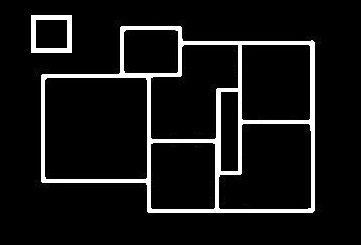
%> input picture 2.jpg, 361 x 245 px
$ octave prog_CornerWallDetectionBetter.m   (GNU Octave 9; MATLAB toolbox functions it lacks are replaced by stand-ins)
%> lines starting %> are read from the running program, lines starting %| are printed output that depends on the picture; in (x1, y1, x2, y2) boxes, pixels count from 0 and x2, y2 are one past the last pixel; in counts of white or black regions, pixels touching at a corner belong together; the program's own positions count from 1
### geometry/myCorner.m
function [cout,marked_img]=myCorner(varargin)


%   CORNER Find corners in intensity image.
%
%       CORNER works by the following step:
%       1.	Apply the Canny edge detector to the gray level image and obtain a
%       binary edge-map.
%       2.	Extract the edge contours from the edge-map, fill the gaps in the
%       contours.
%       3.	Compute curvature at a low scale for each contour to retain all
%       true corners.
%       4.	All of the curvature local maxima are considered as corner
%       candidates, then rounded corners and false corners due to boundary
%       noise and details were eliminated.
%       5.  End points of line mode curve were added as corner, if they are not
%       close to the above detected corners.
%
%       Syntax :
%       [cout,marked_img]=corner(I,C,T_angle,sig,H,L,Endpiont,Gap_size)
%
%       Input :
%       I -  the input image, it could be gray, color or binary image. If I is
%           empty([]), input image can be get from a open file dialog box.
%       C -  denotes the minimum ratio of major axis to minor axis of an ellipse,
%           whose vertex could be detected as a corner by proposed detector.
%           The default value is 1.5.
%       T_angle -  denotes the maximum obtuse angle that a corner can have when
%           it is detected as a true corner, default value is 162.
%       Sig -  denotes the standard deviation of the Gaussian filter when
%           computeing curvature. The default sig is 3.
%       H,L -  high and low threshold of Canny edge detector. The default value
%           is 0.35 and 0.
%       Endpoint -  a flag to control whether add the end points of a curve
%           as corner, 1 means Yes and 0 means No. The default value is 1.
%       Gap_size -  a paremeter use to fill the gaps in the contours, the gap
%           not more than gap_size were filled in this stage. The default
%           Gap_size is 1 pixels.
%
%       Output :
%       cout -  a position pair list of detected corners in the input image.
%       marked_image -  image with detected corner marked.
%
%       Examples
%       -------
%       I = imread('alumgrns.tif');
%       cout = corner(I,[],[],[],0.2);
%
%       [cout, marked_image] = corner;
%
%       cout = corner([],1.6,155);
%
%
%   Composed by He Xiaochen
%   HKU EEE Dept. ITSR, Apr. 2005
%
%   Algorithm is derived from :
%       X.C. He and N.H.C. Yung, Curvature Scale Space Corner Detector with
%       Adaptive Threshold and Dynamic Region of Support, Proceedings of the
%       17th International Conference on Pattern Recognition, 2:791-794, August 2004.
%   Improved algorithm is included in :
%   	X.C. He and N.H.C. Yung, Corner detector based on global and local curvature properties?
%       Optical Engineering, 47(5), pp: 057008, 2008.
%

[I,C,T_angle,sig,H,L,Endpoint,Gap_size] = parse_inputs(varargin{:});

if size(I,3)==3
    I=rgb2gray(I); % Transform RGB image to a Gray one.
end

BW=edge(I,'canny',[L,H]);  % Detect edges

[curve,curve_start,curve_end,curve_mode,curve_num]=extract_curve(BW,Gap_size);  % Extract curves

cout=get_corner(curve,curve_start,curve_end,curve_mode,curve_num,BW,sig,Endpoint,C,T_angle); % Detect corners

img=I;
for i=1:size(cout,1)
    img=mark(img,cout(i,1),cout(i,2),2);
end
marked_img=img;
% imwrite(marked_img,'corner.jpg');


function [curve,curve_start,curve_end,curve_mode,cur_num]=extract_curve(BW,Gap_size)

%   Function to extract curves from binary edge map, if the endpoint of a
%   contour is nearly connected to another endpoint, fill the gap and continue
%   the extraction. The default gap size is 1 pixles.

[L,W]=size(BW);
BW1=zeros(L+2*Gap_size,W+2*Gap_size);
BW_edge=zeros(L,W);
BW1(Gap_size+1:Gap_size+L,Gap_size+1:Gap_size+W)=BW;
[r,c]=find(BW1==1);
cur_num=0;

while size(r,1)>0
    point=[r(1),c(1)];
    cur=point;
    BW1(point(1),point(2))=0;
    [I,J]=find(BW1(point(1)-Gap_size:point(1)+Gap_size,point(2)-Gap_size:point(2)+Gap_size)==1);
    while size(I,1)>0
        dist=(I-Gap_size-1).^2+(J-Gap_size-1).^2;
        [min_dist,index]=min(dist);
        point=point+[I(index),J(index)]-Gap_size-1;
        cur=[cur;point];
        BW1(point(1),point(2))=0;
        [I,J]=find(BW1(point(1)-Gap_size:point(1)+Gap_size,point(2)-Gap_size:point(2)+Gap_size)==1);
    end

    % Extract edge towards another direction
    point=[r(1),c(1)];
    BW1(point(1),point(2))=0;
    [I,J]=find(BW1(point(1)-Gap_size:point(1)+Gap_size,point(2)-Gap_size:point(2)+Gap_size)==1);
    while size(I,1)>0
        dist=(I-Gap_size-1).^2+(J-Gap_size-1).^2;
        [min_dist,index]=min(dist);
        point=point+[I(index),J(index)]-Gap_size-1;
        cur=[point;cur];
        BW1(point(1),point(2))=0;
        [I,J]=find(BW1(point(1)-Gap_size:point(1)+Gap_size,point(2)-Gap_size:point(2)+Gap_size)==1);
    end

    if size(cur,1)>(size(BW,1)+size(BW,2))/25
        cur_num=cur_num+1;
        curve{cur_num}=cur-Gap_size;
    end
    [r,c]=find(BW1==1);

end

for i=1:cur_num
    curve_start(i,:)=curve{i}(1,:);
    curve_end(i,:)=curve{i}(size(curve{i},1),:);
    if (curve_start(i,1)-curve_end(i,1))^2+...
        (curve_start(i,2)-curve_end(i,2))^2<=32
        curve_mode(i,:)='loop';
    else
        curve_mode(i,:)='line';
    end

    BW_edge(curve{i}(:,1)+(curve{i}(:,2)-1)*L)=1;
end


function cout=get_corner(curve,curve_start,curve_end,curve_mode,curve_num,BW,sig,Endpoint,C,T_angle)

corner_num=0;
cout=[];

GaussianDieOff = .0001;
pw = 1:30;
ssq = sig*sig;
width = max(find(exp(-(pw.*pw)/(2*ssq))>GaussianDieOff));
if isempty(width)
    width = 1;
end
t = (-width:width);
gau = exp(-(t.*t)/(2*ssq))/(2*pi*ssq);
gau=gau/sum(gau);

for i=1:curve_num;
    x=curve{i}(:,1);
    y=curve{i}(:,2);
    W=width;
    L=size(x,1);
    if L>W

        % Calculate curvature
        if curve_mode(i,:)=='loop'
            x1=[x(L-W+1:L);x;x(1:W)];
            y1=[y(L-W+1:L);y;y(1:W)];
        else
            x1=[ones(W,1)*2*x(1)-x(W+1:-1:2);x;ones(W,1)*2*x(L)-x(L-1:-1:L-W)];
            y1=[ones(W,1)*2*y(1)-y(W+1:-1:2);y;ones(W,1)*2*y(L)-y(L-1:-1:L-W)];
        end

        xx=conv(x1,gau);
        xx=xx(W+1:L+3*W);
        yy=conv(y1,gau);
        yy=yy(W+1:L+3*W);
        Xu=[xx(2)-xx(1) ; (xx(3:L+2*W)-xx(1:L+2*W-2))/2 ; xx(L+2*W)-xx(L+2*W-1)];
        Yu=[yy(2)-yy(1) ; (yy(3:L+2*W)-yy(1:L+2*W-2))/2 ; yy(L+2*W)-yy(L+2*W-1)];
        Xuu=[Xu(2)-Xu(1) ; (Xu(3:L+2*W)-Xu(1:L+2*W-2))/2 ; Xu(L+2*W)-Xu(L+2*W-1)];
        Yuu=[Yu(2)-Yu(1) ; (Yu(3:L+2*W)-Yu(1:L+2*W-2))/2 ; Yu(L+2*W)-Yu(L+2*W-1)];
        K=abs((Xu.*Yuu-Xuu.*Yu)./((Xu.*Xu+Yu.*Yu).^1.5));
        K=ceil(K*100)/100;

        % Find curvature local maxima as corner candidates
        extremum=[];
        N=size(K,1);
        n=0;
        Search=1;

        for j=1:N-1
            if (K(j+1)-K(j))*Search>0
                n=n+1;
                extremum(n)=j;  % In extremum, odd points is minima and even points is maxima
                Search=-Search;
            end
        end
        if mod(size(extremum,2),2)==0
            n=n+1;
            extremum(n)=N;
        end

        n=size(extremum,2);
        flag=ones(size(extremum));

        % Compare with adaptive local threshold to remove round corners
        for j=2:2:n
            %I=find(K(extremum(j-1):extremum(j+1))==max(K(extremum(j-1):extremum(j+1))));
            %extremum(j)=extremum(j-1)+round(mean(I))-1; % Regard middle point of plateaus as maxima

            [x,index1]=min(K(extremum(j):-1:extremum(j-1)));
            [x,index2]=min(K(extremum(j):extremum(j+1)));
            ROS=K(extremum(j)-index1+1:extremum(j)+index2-1);
            K_thre(j)=C*mean(ROS);
            if K(extremum(j))<K_thre(j)
                flag(j)=0;
            end
        end
        extremum=extremum(2:2:n);
        flag=flag(2:2:n);
        extremum=extremum(find(flag==1));

        % Check corner angle to remove false corners due to boundary noise and trivial details
        flag=0;
        smoothed_curve=[xx,yy];
        while sum(flag==0)>0
            n=size(extremum,2);
            flag=ones(size(extremum));
            for j=1:n
                if j==1 & j==n
                    ang=curve_tangent(smoothed_curve(1:L+2*W,:),extremum(j));
                elseif j==1
                    ang=curve_tangent(smoothed_curve(1:extremum(j+1),:),extremum(j));
                elseif j==n
                    ang=curve_tangent(smoothed_curve(extremum(j-1):L+2*W,:),extremum(j)-extremum(j-1)+1);
                else
                    ang=curve_tangent(smoothed_curve(extremum(j-1):extremum(j+1),:),extremum(j)-extremum(j-1)+1);
                end
                if ang>T_angle & ang<(360-T_angle)
                    flag(j)=0;
                end
            end

            if size(extremum,2)==0
                extremum=[];
            else
                extremum=extremum(find(flag~=0));
            end
        end

        extremum=extremum-W;
        extremum=extremum(find(extremum>0 & extremum<=L));
        n=size(extremum,2);
        for j=1:n
            corner_num=corner_num+1;
            cout(corner_num,:)=curve{i}(extremum(j),:);
        end
    end
end


% Add Endpoints
if Endpoint
    for i=1:curve_num
        if size(curve{i},1)>0 & curve_mode(i,:)=='line'

            % Start point compare with detected corners
            compare_corner=cout-ones(size(cout,1),1)*curve_start(i,:);
            compare_corner=compare_corner.^2;
            compare_corner=compare_corner(:,1)+compare_corner(:,2);
            if min(compare_corner)>25       % Add end points far from detected corners
                corner_num=corner_num+1;
                cout(corner_num,:)=curve_start(i,:);
            end

            % End point compare with detected corners
            compare_corner=cout-ones(size(cout,1),1)*curve_end(i,:);
            compare_corner=compare_corner.^2;
            compare_corner=compare_corner(:,1)+compare_corner(:,2);
            if min(compare_corner)>25
                corner_num=corner_num+1;
                cout(corner_num,:)=curve_end(i,:);
            end
        end
    end
end


% [49 lines left out: function curve_tangent, not called in this run]


function img1=mark(img,x,y,w)

[M,N,C]=size(img);
img1=img;

if isa(img,'logical')
    img1(max(1,x-floor(w/2)):min(M,x+floor(w/2)),max(1,y-floor(w/2)):min(N,y+floor(w/2)),:)=...
        (img1(max(1,x-floor(w/2)):min(M,x+floor(w/2)),max(1,y-floor(w/2)):min(N,y+floor(w/2)),:)<1);
    img1(x-floor(w/2)+1:x+floor(w/2)-1,y-floor(w/2)+1:y+floor(w/2)-1,:)=...
        img(x-floor(w/2)+1:x+floor(w/2)-1,y-floor(w/2)+1:y+floor(w/2)-1,:);
else
    img1(max(1,x-floor(w/2)):min(M,x+floor(w/2)),max(1,y-floor(w/2)):min(N,y+floor(w/2)),:)=...
        (img1(max(1,x-floor(w/2)):min(M,x+floor(w/2)),max(1,y-floor(w/2)):min(N,y+floor(w/2)),:)<128)*255;
    img1(x-floor(w/2)+1:x+floor(w/2)-1,y-floor(w/2)+1:y+floor(w/2)-1,:)=...
        img(x-floor(w/2)+1:x+floor(w/2)-1,y-floor(w/2)+1:y+floor(w/2)-1,:);
end


function [I,C,T_angle,sig,H,L,Endpoint,Gap_size] = parse_inputs(varargin);

% error(nargchk(0,8,nargin));
narginchk(0,8);

Para=[1.5,162,3,0.35,0,1,1]; %Default experience value;

if nargin>=2
    I=varargin{1};
    for i=2:nargin
        if size(varargin{i},1)>0
            Para(i-1)=varargin{i};
        end
    end
end

if nargin==1
    I=varargin{1};
end

if nargin==0 | size(I,1)==0
    [fname,dire]=uigetfile('*.bmp;*.jpg;*.gif','Open the image to be detected');
    I=imread([dire,fname]);
end

C=Para(1);
T_angle=Para(2);
sig=Para(3);
H=Para(4);
L=Para(5);
Endpoint=Para(6);
Gap_size=Para(7);

### cornerOperation/getQuadConnectionPointSet.m
function quadset = getQuadConnectionPointSet(CCC, BW, width, thres, k)
    quadset = cell(size(CCC,1),4);
    for p = 1:size(CCC,1)
        k1 = k(1); b1 = -k1*CCC(p,1) + CCC(p,2);
        k2 = k(2); b2 = -k2*CCC(p,1) + CCC(p,2);
        % assign points into four quadrants
        series = 1:size(CCC,1);
        series(p) = [];
        for m = series
            x = CCC(m,1);
            y = CCC(m,2);

            % remove a target candidate if the line segment goes across large part of
            % darkness

            [~,zs] = getMaxZeroLength(CCC(p,:), CCC(m,:), BW, width);

            if zs > thres
                continue;
            end

            % put the valid candidates into the quadset
            if y >= k1*x+b1 && y < k2*x+b1
                quadset{p,1} = [quadset{p,1},m];
            elseif y > k1*x+b1 && y >= k2*x+b2
                quadset{p,2} = [quadset{p,2},m];
            elseif y <= k1*x+b1 && y > k2*x+b2
                quadset{p,3} = [quadset{p,3},m];
            elseif y < k1*x+b1 && y <= k2*x+b2
                quadset{p,4} = [quadset{p,4},m];
            end
        end
    end
end

### cornerOperation/connectQuadNearest.m
%% Connect two corners, searching for candidates from four directions
% Input Arguments:
%   CCC: an M*2 list containing coordinates of corners
%   BW: a binary image
%   thresZS: if there are thresZS or more zero pixels between two corners,
%   regard these two corners as disconnected
%   zeroDetectionWidth: controls the width of a straight line on which
%   connectivity of two coners are detected
% Output Arguments:
%   cTable:

function cTable = connectQuadNearest(CCC, BW, thresZS, zeroDetectionWidth, quadset)
    cTable = [];

    if isempty(quadset)
        quadset = getQuadConnectionPointSet(CCC,BW,zeroDetectionWidth,thresZS,[1,-1]);
    end
    for k = 1:size(CCC,1)
        % find the closest point in each quadrant and connect them
        for m = 1:4
            if isempty(quadset{k,m})
                continue;
            end
            dist = sum(abs( repmat(CCC(k,:), [size(CCC(quadset{k,m},:),1),1]) - CCC(quadset{k,m},:)),2);
            [~,minpos] = min(dist);
            cTable = [cTable;[k,quadset{k,m}(minpos)]];
        end
    end
end

### utils/removeDuplicateItems.m
function ntable = removeDuplicateItems(table)
    exitFlag = 0;
    ntable = [];
    while ~exitFlag
        exitFlag = 1;
        while ~isempty(table)
            tmp = table(1,:);
            idx = ismember(table(2:end,:), tmp, 'rows');
            if sum(idx(:)) ~= 0
                idx = find(idx) + 1;
                table(idx,:) = [];
                exitFlag = 0;
            end
            idx = ismember([table(2:end,2),table(2:end,1)], tmp, 'rows');
            if sum(idx(:)) ~= 0
                idx = find(idx) + 1;
                table(idx,:) = [];
                exitFlag = 0;
            end
            ntable = [ntable;table(1,:)];
            table(1,:) = [];
        end
    end
end

### utils/visualizeLineAndCorner.m
function visualizeLineAndCorner(CCC, cTable, img)
    figure
    imshow(img)
    hold on
    for k = 1:size(cTable,1)
        point1 = CCC(cTable(k,1),:);
        point2 = CCC(cTable(k,2),:);
        plot(point1(1), point1(2), 'r*');
        plot(point2(1), point2(2), 'r*');
        plot([point1(1);point2(1)], [point1(2); point2(2)], 'LineWidth',1,'Color', 'yellow');
    end

end

### utils/constructGraph.m
function cGraph = constructGraph(CCC, cTable)
    cGraph = zeros([size(CCC,1), size(CCC,1)]);
    for k = 1:size(cTable,1)
        cGraph(cTable(k,1), cTable(k,2)) = 1;
        cGraph(cTable(k,2), cTable(k,1)) = 1;
    end
end

### graph/findLoopDFS.m
%% Find all loops in a graph, including chord cycles and chordless cycles
% Input argument:
%   cGraph: adjacent matrix of vertices
%   CCC: an M*2 array containing M coordinates of vertices
% Output argument:
%   loop: a cell containing loops. Each cell is a list of indices of
%   vertices


function loop = findLoopDFS(cGraph, CCC)
    %% find loops for refinement
    % loops found here may not be simple loops, so refinement is needed
    % afterwards
    [stack,ptr] = stackInit();
    visited = zeros(1,size(CCC,1));
    visitedOnce = zeros(1,size(CCC,1));
    pathPtr = 1;

    loopPtr = 1;
    loop{1} = [];

    toVisit = {};
    tvPtr = 0;

    while sum(~visitedOnce) ~= 0
        idx = find(visitedOnce == 0);
        startPt = idx(1);
        visited(startPt) = 1;
        visitedOnce(startPt) = 1;
        [stack, ptr] = stackPush(stack, ptr, startPt);
        crtPt = stackPeek(stack, ptr);
        path{pathPtr} = crtPt;

        while ~stackEmpty(ptr)
            crtPt = stackPeek(stack, ptr);
            angle = [];

            [newNb,oldNb] = getDFSNeighbour(cGraph,crtPt,visited);

            if tvPtr == ptr
                newNb = toVisit{tvPtr};
            else
                tvPtr = tvPtr + 1;
            end

            if ~isempty(oldNb)
                for k = 1:length(oldNb)
                    tempPath = [path{pathPtr}, oldNb(k)];
                    idx = find(tempPath == oldNb(k));
                    if length(idx) == 2 && idx(2) ~= idx(1) + 2
                        loop{loopPtr} = tempPath(idx(1):idx(2)-1);
                        loopPtr = loopPtr + 1;
                    end
                end
            end

            if ~isempty(newNb)
                for p = 1:length(newNb)
                    angle(p) = getAngle(CCC(crtPt,:),CCC(newNb(p),:));
                end

                angles = [angle',newNb'];
                angles = sortrows(angles);

                toVisit{tvPtr} = (angles(2:end,2))';

                nextVisit = angles(1,2);
                visited(nextVisit) = 1;
                visitedOnce(nextVisit) = 1;
                path{pathPtr} = [path{pathPtr}, nextVisit];
                [stack,ptr] = stackPush(stack,ptr,nextVisit);
            else
                pathPtr = pathPtr + 1;
                if(length(path{pathPtr-1}) == 1)
                else
                    path{pathPtr} = path{pathPtr-1}(1:length(path{pathPtr-1})-1);
                end
                [stack,ptr,val] = stackPop(stack,ptr);
                visited(val) = 0;
                tvPtr = tvPtr - 1;
            end
%             stackPrint(stack,ptr);
        end
    end

    % remove duplicated loops
    for p = 1:length(loop)
        for q = p+1:length(loop)
            if length(loop{p}) == length(loop{q}) && ...
                sum(sort(loop{p}) == sort(loop{q})) == length(loop{p})
                loop{q} = [];
            end
        end
    end
    loop = loop(~cellfun('isempty',loop));
end

### graph/stackPush.m
function [nstack, nptr] = stackPush(stack, ptr, val)
    nstack = stack;
    nptr = ptr + 1;
    nstack(nptr) = val;
end

### graph/stackPeek.m
function val = stackPeek(stack, id)
    try
        val = stack(id);
    catch
        val = NaN;
    end
end

### cornerOperation/mergeWithNearest.m
%% Corners with distance smaller than thres from each other will be merged

function C = mergeWithNearest(P,thres)
    C = [];
    p = P;

    while size(p,1) > 1

        distance = sum( abs( p - repmat(p(1,:), [size(p,1), 1]) ), 2);
        distance = [distance, (1:size(p,1))'];
        distance = sortrows(distance);

        dist = distance(2,1);
        pos = distance(2,2);

        if dist < thres
            C = [C; mean([p(1,:); p(pos,:)])];
            p(pos,:) = [];
        else
            C = [C; p(1,:)];
        end
        p(1,:) = [];
    end
    if size(p,1) == 1
        C = [C; p(1,:)];
    end
end

### graph/stackInit.m
function [stack,ptr] = stackInit()
    stack = [];
    ptr = 0;
end

### prog_setup.m
addpath('./cornerOperation/');
addpath('./graph/');
addpath('./geometry/');
addpath('./graph/');
addpath('./utils/');

### prog_CornerWallDetectionBetter.m
close all
clear
prog_setup
%% load image
tic;
fprintf('loading image...\n');
img = imread('.\2.jpg');
%> img is the input picture: size 245x361x3 uint8; min 0, max 255, mean 20.4
img = imresize(img, [NaN,450]);
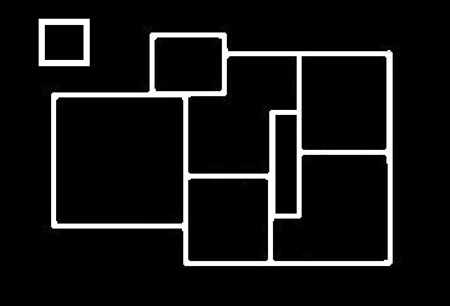
%> img: size 306x450x3 uint8; min 0, max 255, mean 20.4
M = size(img, 1); N = size(img, 2);

%% detect corners
fprintf('finding corner...\n')

[C,mimg] = myCorner(img);
%> in myCorner, `[I,C,T_angle,sig,H,L,Endpoint,Gap_size] = parse_inputs(varargin{:});`: C = 1.5; T_angle = 162; sig = 3; H = 0.35; L = 0; Endpoint = 1
%> in myCorner, `BW=edge(I,'canny',[L,H]);`:
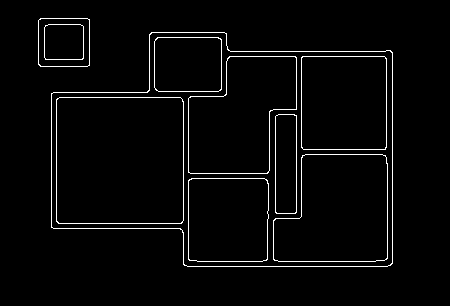
%> BW: size 306x450 logical; 2.9% white in thin lines or dots, all inside (x1, y1, x2, y2) = (38, 18, 393, 267)
%> (the rest of the program and of its run is left out)
